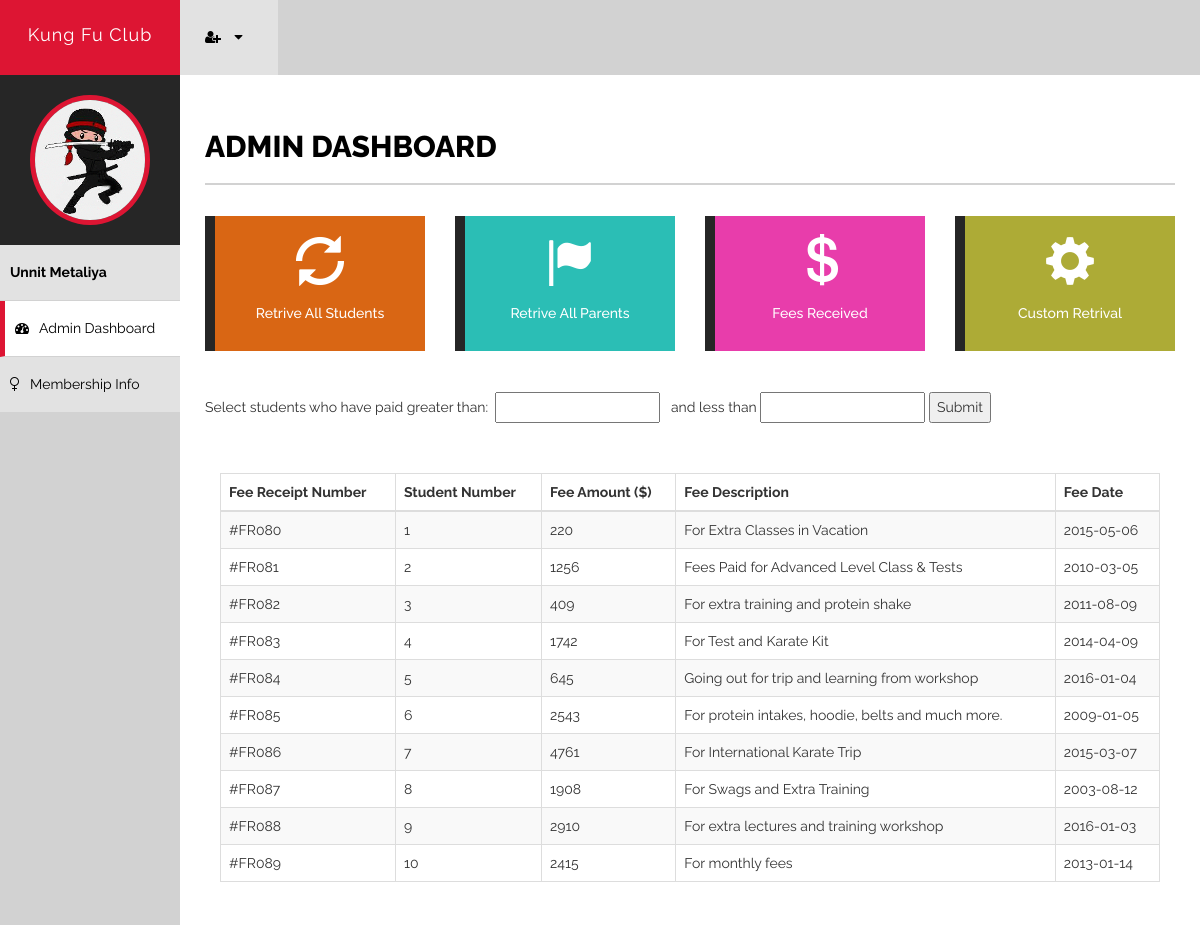
The app's page /feeretrival.php with its own data.
### tables this page shows
CREATE TABLE IF NOT EXISTS `fee` (
  `fee_receipt_num` varchar(255) NOT NULL,
  `fee_amount` int(255) NOT NULL,
  `fee_description` varchar(255) NOT NULL,
  `fee_date` date NOT NULL,
  `stud_num` int(255) NOT NULL
);

### feeretrival.php (the view, shortened to what this page needs)
<!DOCTYPE html>
<html xmlns="http://www.w3.org/1999/xhtml">
<head>
    <link href="assets/css/bootstrap.css" rel="stylesheet" />
    <link href="assets/css/font-awesome.css" rel="stylesheet" />
    <link href="assets/css/style.css" rel="stylesheet" />
</head>
<body>
    <div id="wrapper">
        <nav class="navbar navbar-default navbar-cls-top " role="navigation" style="margin-bottom: 0">
            <div class="navbar-header">
                <a  class="navbar-brand" href="index.html">Kung Fu Club
                </a>
            </div>
            <div class="notifications-wrapper">
<ul class="nav">
                <li class="dropdown">
                    <a class="dropdown-toggle" data-toggle="dropdown" href="#">
                        <i class="fa fa-user-plus"></i>  <i class="fa fa-caret-down"></i>
                    </a>
                </li>
            </ul>
            </div>
        </nav>
        <nav  class="navbar-default navbar-side" role="navigation">
            <div class="sidebar-collapse">
                <ul class="nav" id="main-menu">
                    <li>
                        <div class="user-img-div">
                            <img src="assets/img/ninja.gif" class="img-circle" />
                        </div>
                    </li>
                     <li>
                        <a  href="#"> <strong> Unnit Metaliya </strong></a>
                    </li>
                    <li>
                        <a class="active-menu"  href="admin.php"><i class="fa fa-dashboard "></i>Admin Dashboard</a>
                    </li>
                    <li>
                        <a href="ui.html"><i class="fa fa-venus "></i>Membership Info</a>
                    </li>
            </div>
        </nav>
        <div id="page-wrapper" class="page-wrapper-cls">
            <div id="page-inner">
                <div class="row">
                    <div class="col-md-12">
                        <h1 class="page-head-line">ADMIN DASHBOARD</h1>
                    </div>
                </div>
                <div class="row">
                    <div class="col-md-12">
                    </div>
                </div>
                <div class="row">
            <div class=" col-md-3 col-sm-3">
                <div class="style-box-one Style-one-clr-one">
                            <a href="retrivestudents.php">
                                <span class="glyphicon glyphicon-refresh"></span>
                                 <h5>Retrive All Students</h5>
                            </a>
                        </div>
                        </div>
              <div class=" col-md-3 col-sm-3">
                <div class="style-box-one Style-one-clr-two">
                            <a href="retriveparents.php">
                                <span class="glyphicon glyphicon-flag"></span>
                                 <h5>Retrive All Parents</h5>
                            </a>
                        </div>
                        </div>
             <div class=" col-md-3 col-sm-3">
                <div class="style-box-one Style-one-clr-three">
                            <a href="#">
                                <span class="glyphicon glyphicon-usd"></span>
                                 <h5>Fees Received</h5>
                            </a>
                        </div>
                        </div>
              <div class=" col-md-3 col-sm-3">
                <div class="style-box-one Style-one-clr-four">
                            <a href="customretrival.php">
                                <span class="glyphicon glyphicon-cog"></span>
                                <h5>Custom Retrival</h5>
                            </a>
                        </div>
                        </div>
            </div>
                 <div class="row">
                    <div class="col-md-12">
                    </div>
                </div>
                <div class="row">
                    <div class="col-md-12">
                        <form method="POST" action="customfee.php">
                            Select students who have paid greater than:&nbsp; <input type="number" name="startrange"> &nbsp; and less than
                            <input type="number" name="endrange">
                            <button type="submit" name="submit">Submit</button>
                            <br><br><br>
                        </form>
                    </div>
                </div>
                <div class=" col-md-12">
                <div class="table-responsive">
                            <table class="table table-striped table-bordered table-hover">
                                <thead>
                                    <tr>
                                        <th>Fee Receipt Number</th>
                                        <th>Student Number</th>
                                        <th>Fee Amount ($)</th>
                                        <th>Fee Description</th>
                                        <th>Fee Date</th>
                                    </tr>
                                </thead>
<?php
$dbLink = new mysqli('127.0.0.1', 'root', '', 'kungfu');
$sql = 'SELECT `fee_receipt_num`,`stud_num`,`fee_amount`,`fee_description`, `fee_date` FROM `fee`';
$result = $dbLink->query($sql);
if($result) {
    if($result->num_rows == 0) {
          echo '<p>No Info. Sorry!</p>';
    }
        else {
                    while($row = $result->fetch_assoc()){
                                                           echo "<tr>";
                                                              echo "<td>{$row['fee_receipt_num']}</td>";
                                                              echo "<td>{$row['stud_num']}</td>";
                                                              echo "<td>{$row['fee_amount']}</td>";
                                                              echo "<td>{$row['fee_description']}</td>";
                                                              echo "<td>{$row['fee_date']}</td>";
                                                              echo  "</tr>";
                    }
                 echo '</table>';
    }
    $result->free(); }
    else {
      echo 'Error! SQL query failed:';
    echo "<pre>{$dbLink->error}</pre>";
}
?>
                        </div>
                        </div>
            </div>
        </div>
    </div>
</body>
</html>

### assets/css/style.css (style rules this page uses)
body { font-family: 'Raleway', sans-serif; line-height:25px; font-size:14px; }
#wrapper { width: 100%; background: #d2d2d2; }
#page-wrapper { padding: 15px 15px; min-height: 800px; background: #fff; }
#page-inner { width: 100%; margin: 10px 20px 10px 0px; background-color: #fff!important; padding: 10px; min-height: 800px; }
.page-head-line { font-size: 30px; text-transform: uppercase; color: #000; font-weight: 800; padding-bottom: 20px; border-bottom: 2px solid #d2d2d2; margin-bottom: 30px; }
.navbar-cls-top .navbar-brand { color: #fff; background: #DD1533; width: 180px; text-align: center; height: 75px; font-size: 18px; letter-spacing: 1px; padding-top: 25px; }
.user-img-div { min-height: 130px; padding: 20px; background-color: #262626; text-align:center; }
.user-img-div img { height: 130px; border: 5px solid #DD1533; }
.active-menu { background-color: #fff!important; border-left: 5px solid #DD1533; }
.sidebar-collapse, .sidebar-collapse .nav { background: none; }
.sidebar-collapse .nav { padding: 0; }
.sidebar-collapse .nav > li > a { color: #000; background: #E2E2E2; text-shadow: none; border-bottom: 1px solid #D2D2D2; }
.sidebar-collapse > .nav > li > a { padding: 15px 10px; }
.navbar-side { border: none; background-color: #202020; }
.navbar-cls-top { background: #262626; border-bottom: none; }
.navbar-default { border: 0px solid black; }
.navbar-header { background: #000000; }
.nav > li > a > i { margin-right: 10px; }
.notifications-wrapper { margin-left:3px; }
.notifications-wrapper .nav { background-color: #D2d2d2; }
.notifications-wrapper li { display: inline-block; }
.notifications-wrapper li a { padding: 25px; min-height: 50px; }
.notifications-wrapper .nav > li > a { background-color: #E2E2E2; color:#000; }
.style-box-one { text-align: center; padding: 20px; margin-bottom: 40px; border-left: 10px solid #262626; }
.style-box-one a, .style-box-one a:hover { color: #fff; text-decoration: none; }
.style-box-one span { font-size: 50px; padding-bottom: 10px; }
.Style-one-clr-one { background-color: #d96614; }
.Style-one-clr-two { background-color: #2bbeb5; }
.Style-one-clr-three { background-color: #e83dab; }
.Style-one-clr-four { background-color: #adab36; }
@media (min-width:768px) { .page-wrapper-cls { margin: 0 0 0 180px; } }
@media (min-width:768px) { .navbar-side { z-index: 1; position: absolute; width: 180px; } }
@media (min-width:768px) { .navbar { border-radius: 0px; } }

### records on screen
fee: fee_receipt_num "#FR080", stud_num "1", fee_amount "220", fee_description "For Extra Classes in Vacation", fee_date "2015-05-06"
fee: fee_receipt_num "#FR081", stud_num "2", fee_amount "1256", fee_description "Fees Paid for Advanced Level Class & Tests", fee_date "2010-03-05"
fee: fee_receipt_num "#FR082", stud_num "3", fee_amount "409", fee_description "For extra training and protein shake", fee_date "2011-08-09"
fee: fee_receipt_num "#FR083", stud_num "4", fee_amount "1742", fee_description "For Test and Karate Kit", fee_date "2014-04-09"
fee: fee_receipt_num "#FR084", stud_num "5", fee_amount "645", fee_description "Going out for trip and learning from workshop", fee_date "2016-01-04"
fee: fee_receipt_num "#FR085", stud_num "6", fee_amount "2543", fee_description "For protein intakes, hoodie, belts and much more.", fee_date "2009-01-05"
fee: fee_receipt_num "#FR086", stud_num "7", fee_amount "4761", fee_description "For International Karate Trip", fee_date "2015-03-07"
fee: fee_receipt_num "#FR087", stud_num "8", fee_amount "1908", fee_description "For Swags and Extra Training", fee_date "2003-08-12"
fee: fee_receipt_num "#FR088", stud_num "9", fee_amount "2910", fee_description "For extra lectures and training workshop", fee_date "2016-01-03"
fee: fee_receipt_num "#FR089", stud_num "10", fee_amount "2415", fee_description "For monthly fees", fee_date "2013-01-14"
